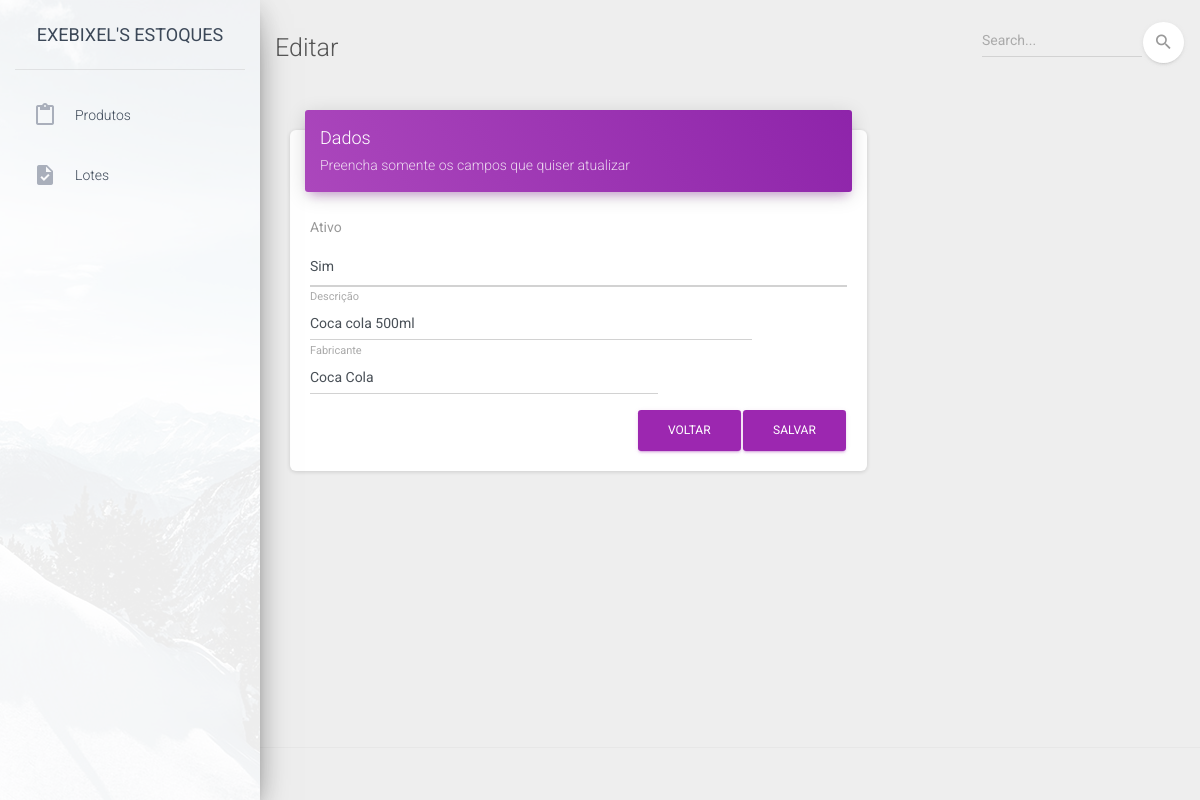
/produtos/form.php?id=1, run on the app's committed database.
### tables this page shows
CREATE TABLE `produto` (
  `produto_id` int(11) NOT NULL AUTO_INCREMENT,
  `descricao` varchar(60) NOT NULL,
  `fabricante` varchar(60) DEFAULT NULL,
  `ativo` tinyint(1) NOT NULL DEFAULT 1,
  `data_cadastro` datetime NOT NULL DEFAULT current_timestamp(),
  `data_atualizacao` datetime NOT NULL DEFAULT current_timestamp() ON UPDATE current_timestamp(),
  PRIMARY KEY (`produto_id`)
);

### produtos/form.php (the view, shortened to what this page needs)
<?php
    include_once "../conexao.php";
    if (isset($_GET['id'])){
        $id = $_GET['id'];
        $sql = 'SELECT * FROM produto WHERE produto_id = ' .$id;
        $dados_produto = $connect->query($sql);
        foreach ($dados_produto as $dado){
            $infos = $dado;
        }
    }else{
        $id = 0;
    }
?>
<!DOCTYPE html>
<html lang="pt">
    <head>
        <?php
            include_once "../common/head.php";
        ?>
    </head>
    <body class="">
        <div class="wrapper ">
            <?php
            include_once "../common/sidebar.php";
            ?>
            <div class="main-panel">
                <nav class="navbar navbar-expand-lg navbar-transparent navbar-absolute fixed-top ">
                    <div class="container-fluid">
                        <div class="navbar-wrapper">
                            <?= $id ? "<h3>Editar</h3>" : "<h3>Cadastrar</h3>" ?>
                        </div>
                        <div class="collapse navbar-collapse justify-content-end">
                            <form class="navbar-form">
                                <div class="input-group no-border">
                                    <input type="text" value="" class="form-control" placeholder="Search...">
                                    <button type="submit" class="btn btn-white btn-round btn-just-icon">
                                        <i class="material-icons">search</i>
                                        <div class="ripple-container"></div>
                                    </button>
                                </div>
                            </form>
                        </div>
                    </div>
                </nav>
                <div class="content">
                    <div class="container-fluid">
                        <div class="row">
                            <div class="col-md-8">
                                <div class="card">
                                    <div class="card-header card-header-primary">
                                        <h4 class="card-title">Dados</h4>
                                        <p class="card-category"><?= $id ? "Preencha somente os campos que quiser atualizar" : "Complete os campos"?></p>
                                    </div>
                                    <div class="card-body">
                                        <form action="salvar.php" method="post">
                                            <div class="row">
                                                <div class="col-md-12">
                                                    <div class="form-group">
                                                        <label class="bmd-label-floating">Ativo</label>
                                                        <select class="form-control" name="ativo">
                                                            <option value="1" <?= $id && $infos['ativo'] == 1 ? "selected" : "" ?>>Sim</option>
                                                        </select>
                                                    </div>
                                                </div>
                                            </div>
                                            <div class="row">
                                                <div class="col-md-10">
                                                    <div class="form-group">
                                                        <label class="bmd-label-floating">Descrição</label>
                                                        <input type="text" class="form-control" name="descricao" value="<?= $id ? $infos['descricao'] : "" ?>" <?= $id ? "" : "required" ?>/>
                                                    </div>
                                                </div>
                                            </div>
                                            <div class="row">
                                                <div class="col-md-8">
                                                    <div class="form-group">
                                                        <label class="bmd-label-floating">Fabricante</label>
                                                        <input type="text" class="form-control" name="fabricante" value="<?= $id ? $infos['fabricante'] : "" ?>"/>
                                                    </div>
                                                </div>
                                            </div>
                                            <button type="submit" class="btn btn-primary pull-right">Salvar</button>
                                            <a href="index.php"><button type="button" class="btn btn-primary pull-right">Voltar</button></a>
                                            <div class="clearfix"></div>
                                        </form>
                                    </div>
                                </div>
                            </div>
                        </div>
                    </div>
                </div>
                <?php
                    include_once "../common/footer.php";
                ?>
            </div>
        </div>
    </body>
</html>

### data on the page
produto: ativo "Sim", descricao "Coca cola 500ml", fabricante "Coca Cola"
